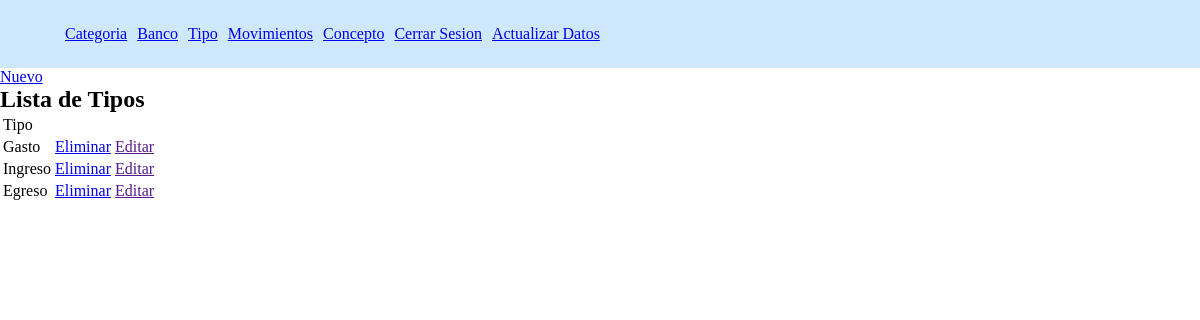
/list-tipo, run on an earlier commit of the app's database.
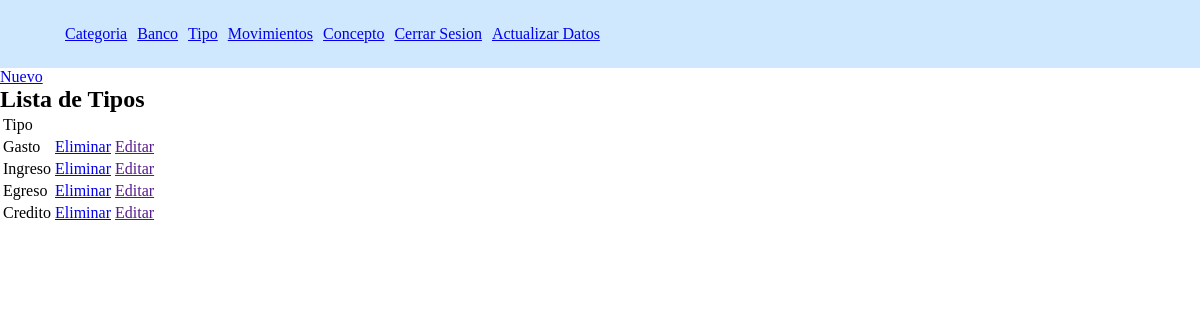
And on a later commit of the database.
### Gastos/models.py (models this page shows, shortened)
class Tipo(models.Model):
    tipo=models.CharField("Tipo",max_length=50)

### Gastos/views.py (the view)
# urls.py: path('list-tipo',views.getTipo,name='getTipo'),
def getTipo(request):
    tipo = Tipo.objects.all()
    return render(request,'tipo/getTipo.html',{'tipo':tipo})

### templates/tipo/getTipo.html
    {% extends "index.html" %}
    {% block cuerpo %}
    <section>
    <a href="{%url 'createTipo'%}">Nuevo</a>
    <h1>Lista de Tipos</h1>
    <table style="border:1">
        <thead>
            <tr>
                <td>Tipo</td>
                <td></td>
                <td></td>
            </tr>
        </thead>
        <tbody>
            {% for e in tipo  %}
            <tr>
                <td>{{e.tipo}}</td>
                <td><a href="{% url 'delete-Tipo' e.id%}">Eliminar</a></td>
                <td><a href="">Editar</a></td>
            </tr>
            {% endfor %}
        </tbody>
    </table>
</section>
    {% endblock cuerpo %}

What changed in the data, as far as the page shows it:
added Tipo: tipo "Credito"
